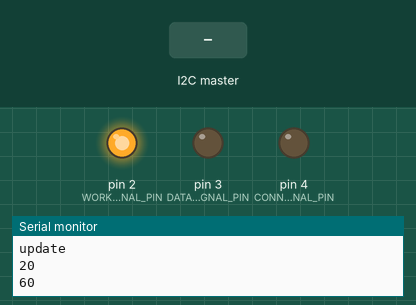
Simulated run of this sketch. Board: Arduino Uno, built with avr-gcc and run on an emulated ATmega328P. Shown: output pins drawn as LEDs (lit = HIGH), the last lines printed to the serial monitor. Inputs (shaded band) come from the test bench. Random numbers use the default seed unless the sketch sets one.

Above: at 1.2 s.
1.3 s: the I2C master sends "D"
At 1.9 s:
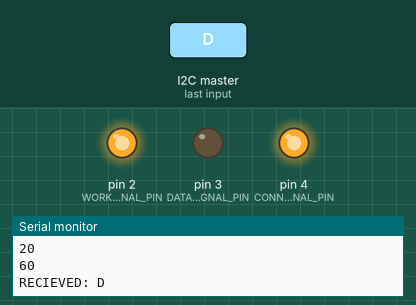
2.8 s: the I2C master sends the byte 1
4.3 s: the I2C master sends the byte 5
Timing chart, 0 to 7.3 s (numbered marks = the images above; inputs shaded):
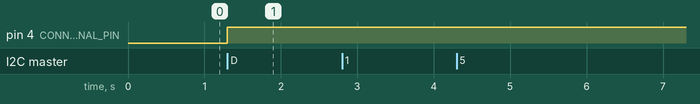

The sketch:

data_emulator.ino
```cpp
#include <ArduinoJson.h>
#include <Wire.h>


// Конфигурация датчиков и актуаторов
#define DATA_SIGNAL_PIN 3        // Чтобы сигнализировать об успешном (или не очень) сборе данных
#define CONNECTION_SIGNAL_PIN 4  // Чтобы сигнализировать о подключении NodeMCU сначала друг с другом, а затем к серверу с MQTT-брокером
#define WORK_SIGNAL_PIN 2        // Чтобы сигнализировать о работе самого микроконтроллера

// Настройка I2C-подключения к NodeMCU
#define SDA_PIN A4
#define SCL_PIN A5

// Данные, которые будут рандомно подаваться
int  h     = 0;
int  t     = 0;
int  co    = 0;
int  co2   = 0;
int  lpg   = 0;
int  smoke = 0;

bool isPartTwo = false;

void setup() {
  pinMode(DATA_SIGNAL_PIN, OUTPUT);
  pinMode(CONNECTION_SIGNAL_PIN, OUTPUT);
  pinMode(WORK_SIGNAL_PIN, OUTPUT);
  digitalWrite(WORK_SIGNAL_PIN, HIGH); // Если плата работает - заработает светодиод. Так лучше, чем индикация по питанию, т.к. появляется возможность сигнализировать об ошибках

  Serial.begin(9600);

  Wire.begin(8);
  Wire.onReceive(receiveEvent);
  Wire.onRequest(requestEvent);
}

void loop() {
  h = random(0, 100);
  t = random(-40, 40);
  co = random(0, 1000);
  co2 = random(0, 1000);
  lpg = random(0, 1000);
  smoke = random(0, 100);

  int a1;
  int a5;
  int i = 0;

  String a = "10/20/30/40/50/60";
  char* str = strtok(a.c_str(), "/");
  while (str != NULL)
   {
    switch(i) {
      case 1:
        a1 = atoi(str);
        break;
      case 5:
        a5 = atoi(str);
        break;
    }
      i++;
      // Вывод очередной выделенной части
      Serial.println(String(str));
      // Выделение очередной части строки
      str = strtok (NULL, "/");
   }

  Serial.println("update");
   Serial.println(String(a1));
   Serial.println(String(a5));

  delay(2000);
}

void dataLedWork() {
    digitalWrite(DATA_SIGNAL_PIN, HIGH);
    delay(1000);
    digitalWrite(DATA_SIGNAL_PIN, LOW);
    delay(1000);
}

void signalLedWork(int mode) {
  if (mode == 1) {
    digitalWrite(CONNECTION_SIGNAL_PIN, HIGH);
    delay(1000);
    digitalWrite(CONNECTION_SIGNAL_PIN, LOW);
    delay(1000);
  }
  else if (mode == 2) {
    digitalWrite(CONNECTION_SIGNAL_PIN, HIGH);
  }
}

void receiveEvent(int howMany) {
  String msg = "";
  while (0 < Wire.available()) {
    char c = Wire.read();
    msg += c;
  }

  if (msg[0] == 'A') dataLedWork();
  else if (msg[0] == 'C') signalLedWork(1);
  else if (msg[0] == 'D') signalLedWork(2);
  Serial.print("RECIEVED: ");
  Serial.println(msg);
}

void requestEvent() {
    String msg = "";
    msg += h;
    msg += "/";
    msg += t;
    msg += "/";
    msg += co;
    msg += "/";
    msg += co2;
    msg += "/";
    msg += lpg;
    msg += "/";
    msg += smoke;
    Serial.println("READY TO SEND: ");
    Serial.println(msg);
    Wire.write(msg.c_str());
    delay(2000);

//  if (!isPartTwo) {
//    DynamicJsonDocument doc(64);
//    String msg = "";
//    doc["hum"] = h;
//    doc["temp"] = t;
//    doc["co"] = co;
//    serializeJson(doc, msg);
//    Serial.println("READY TO SEND: ");
//    Serial.println(msg);
//    delay(2000);
//    Wire.write(msg.c_str());
//    isPartTwo = true;
//  }
//  else {
//    DynamicJsonDocument doc(64);
//    String msg = "";
//    doc["co2"] = co2;
//    doc["lpg"] = lpg;
//    doc["smk"] = smoke;
//    serializeJson(doc, msg);
//    Serial.println("READY TO SEND: ");
//    Serial.println(msg);
//    delay(2000);
//    Wire.write(msg.c_str());
//    isPartTwo = false;
//  }
}
```

Measured:
- after the input at 1.3 s, pin 4 (CONNECTION_SIGNAL_PIN): LOW → HIGH at once
